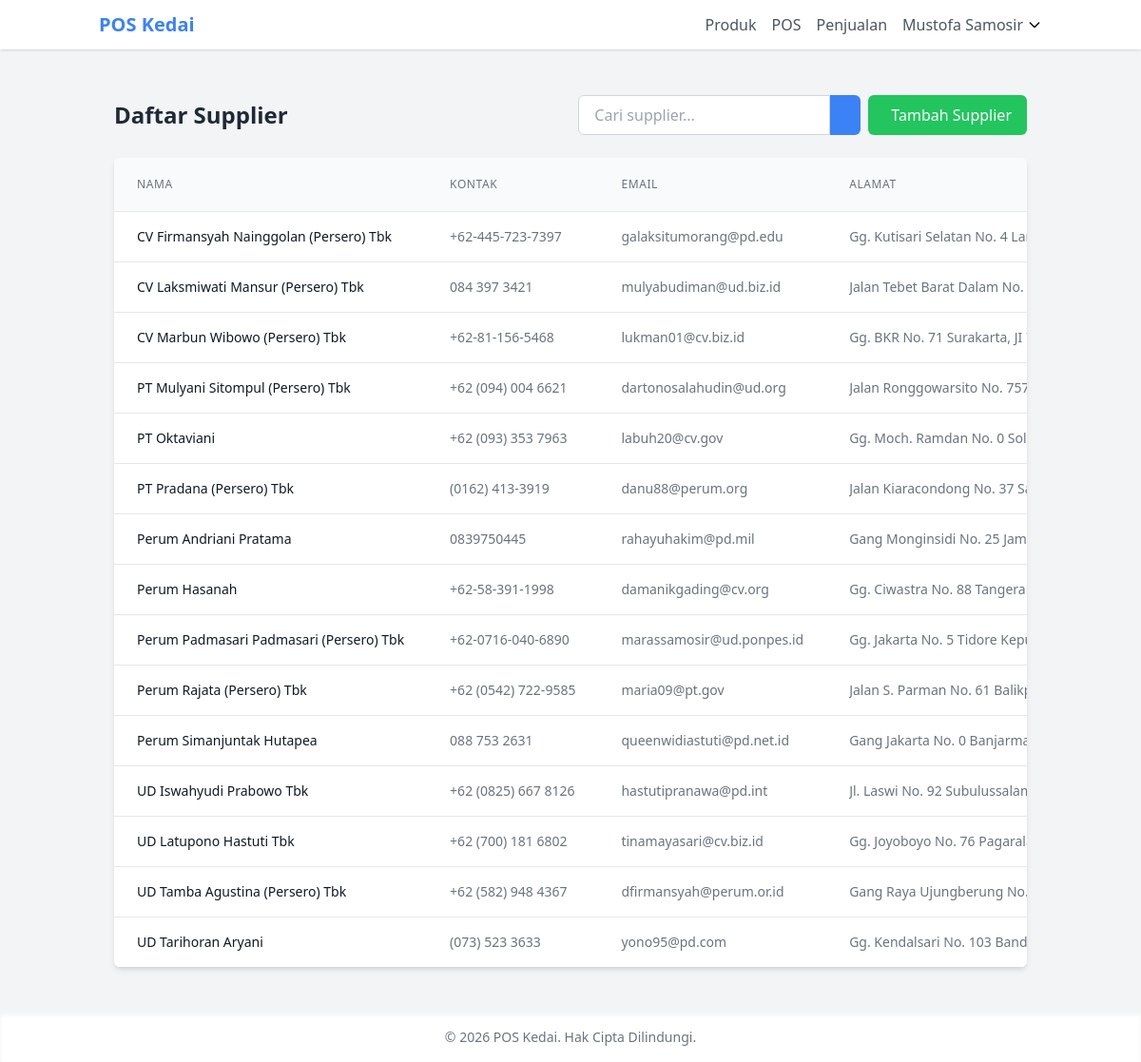
Screenshot of /inventory/suppliers/ (signed in) with the database file from the repository.
### core/models.py (models this page shows, shortened)
class User(AbstractUser):
    class Role(models.TextChoices):
        ADMIN = 'ADMIN', _('Admin')
        OWNER = 'OWNER', _('Pemilik Toko')
        EMPLOYEE = 'EMPLOYEE', _('Karyawan')
    username = None
    email = models.EmailField(_('alamat email'), unique=True)
    role = models.CharField(
        max_length=10,
        choices=Role.choices,
        default=Role.EMPLOYEE,
        verbose_name=_('peran')
    )
    phone_number = models.CharField(_('nomor telepon'), max_length=15, blank=True)
    address = models.TextField(_('alamat'), blank=True)
    profile_picture = models.ImageField(
        upload_to='profile_pictures/',
        blank=True,
        null=True,
        verbose_name=_('foto profil')
    )
    date_joined = models.DateTimeField(_('tanggal bergabung'), auto_now_add=True)
    last_login = models.DateTimeField(_('terakhir login'), auto_now=True)
    is_active = models.BooleanField(_('aktif'), default=True)
    objects = UserManager()
    USERNAME_FIELD = 'email'
    REQUIRED_FIELDS = []
    class Meta:
        verbose_name = _('pengguna')
        verbose_name_plural = _('pengguna')
    @property
    def is_admin(self):
        return self.role == self.Role.ADMIN
    @property
    def is_owner(self):
        return self.role == self.Role.OWNER

### inventory/models.py (models this page shows, shortened)
class Supplier(models.Model):
    name = models.CharField(_('nama supplier'), max_length=255)
    contact_person = models.CharField(_('kontak person'), max_length=255, blank=True)
    phone = models.CharField(_('telepon'), max_length=20)
    email = models.EmailField(_('email'), blank=True)
    address = models.TextField(_('alamat'))
    created_at = models.DateTimeField(_('dibuat pada'), auto_now_add=True)
    updated_at = models.DateTimeField(_('diperbarui pada'), auto_now=True)
    class Meta:
        verbose_name = _('supplier')
        verbose_name_plural = _('supplier')
        ordering = ['name']

### inventory/views.py (the view)
# urls.py: path('suppliers/', views.supplier_list, name='supplier_list'),
@login_required
def supplier_list(request):
    suppliers = Supplier.objects.all()
    return render(request, 'inventory/supplier_list.html', {'suppliers': suppliers})

### templates/inventory/supplier_list.html (shortened to what this page needs)
{% extends 'base/base.html' %}
{% block content %}
<div class="container mx-auto px-4 py-6">
    <div class="flex flex-col md:flex-row justify-between items-start md:items-center mb-6">
        <h1 class="text-2xl font-bold text-gray-800 mb-4 md:mb-0">Daftar Supplier</h1>
        <div class="flex flex-col md:flex-row space-y-2 md:space-y-0 md:space-x-2 w-full md:w-auto">
            <form method="get" class="flex w-full md:w-auto">
                <input type="text" name="q" value="{{ request.GET.q }}" placeholder="Cari supplier..."
                       class="border border-gray-300 rounded-l-md px-4 py-2 focus:outline-none focus:ring-2 focus:ring-blue-500 focus:border-transparent w-full">
                <button type="submit" class="bg-blue-500 text-white px-4 py-2 rounded-r-md hover:bg-blue-600">
                </button>
            </form>
            <a href="{% url 'inventory:supplier_add' %}" class="bg-green-500 hover:bg-green-600 text-white py-2 px-4 rounded-md inline-flex items-center justify-center">
                 Tambah Supplier
            </a>
        </div>
    </div>
    <div class="bg-white shadow-md rounded-md overflow-hidden">
        {% if suppliers %}
        <div class="overflow-x-auto">
            <table class="min-w-full divide-y divide-gray-200">
                <thead>
                    <tr>
                        <th class="px-6 py-3 bg-gray-50 text-left text-xs font-medium text-gray-500 uppercase tracking-wider">Nama</th>
                        <th class="px-6 py-3 bg-gray-50 text-left text-xs font-medium text-gray-500 uppercase tracking-wider">Kontak</th>
                        <th class="px-6 py-3 bg-gray-50 text-left text-xs font-medium text-gray-500 uppercase tracking-wider">Email</th>
                        <th class="px-6 py-3 bg-gray-50 text-left text-xs font-medium text-gray-500 uppercase tracking-wider">Alamat</th>
                    </tr>
                </thead>
                <tbody class="bg-white divide-y divide-gray-200">
                    {% for supplier in suppliers %}
                    <tr>
                        <td class="px-6 py-4 whitespace-nowrap">
                            <div class="text-sm font-medium text-gray-900">{{ supplier.name }}</div>
                        </td>
                        <td class="px-6 py-4 whitespace-nowrap">
                            <div class="text-sm text-gray-500">{{ supplier.phone }}</div>
                        </td>
                        <td class="px-6 py-4 whitespace-nowrap">
                            <div class="text-sm text-gray-500">{{ supplier.email|default:"-" }}</div>
                        </td>
                        <td class="px-6 py-4">
                            <div class="text-sm text-gray-500 truncate max-w-xs">{{ supplier.address|default:"-" }}</div>
                        </td>
                    </tr>
                    {% endfor %}
                </tbody>
            </table>
        </div>
        {% endif %}
    </div>
</div>
{% endblock %}

### templates/base/base.html (shortened to what this page needs)
<!DOCTYPE html>
<html lang="id">
<head>
    <script src="https://cdn.tailwindcss.com"></script>
</head>
<body class="bg-gray-100 min-h-screen flex flex-col">
    <header class="bg-white shadow">
        <nav class="container mx-auto px-4 py-3 flex justify-between items-center">
            <div class="flex items-center space-x-4">
                <a href="{% url 'dashboard' %}" class="text-xl font-bold text-primary">POS Kedai</a>
            </div>
            <div class="hidden md:flex items-center space-x-4">
                {% if user.is_authenticated %}
                    <a href="{% url 'inventory:product_list' %}" class="text-gray-600 hover:text-primary">Produk</a>
                    <a href="{% url 'inventory:pos' %}" class="text-gray-600 hover:text-primary">POS</a>
                    <a href="{% url 'inventory:sale_list' %}" class="text-gray-600 hover:text-primary">Penjualan</a>
                    <div class="relative" x-data="{ open: false }">
                        <button @click="open = !open" class="flex items-center space-x-1 focus:outline-none">
                            <span class="text-gray-600">{{ user.get_full_name|default:user.email }}</span>
                            <svg class="w-4 h-4" fill="none" stroke="currentColor" viewBox="0 0 24 24" xmlns="http://www.w3.org/2000/svg">
                                <path stroke-linecap="round" stroke-linejoin="round" stroke-width="2" d="M19 9l-7 7-7-7"></path>
                            </svg>
                        </button>
                    </div>
                {% else %}
                    <a href="{% url 'login' %}" class="text-gray-600 hover:text-primary">Login</a>
                {% endif %}
            </div>
        </nav>
    </header>
    <main class="flex-grow container mx-auto px-4 py-6">
        {% block content %}{% endblock %}
    </main>
    <footer class="bg-white shadow-inner py-4">
        <div class="container mx-auto px-4 text-center text-gray-500 text-sm">
            &copy; {% now "Y" %} POS Kedai. Hak Cipta Dilindungi.
        </div>
    </footer>
</body>
</html>

### rows the page displays
User: get_full_name "Mustofa Samosir"
Supplier: name "CV Firmansyah Nainggolan (Persero) Tbk", phone "+62-445-723-7397", email "galaksitumorang@pd.edu", address "Gg. Kutisari Selatan No. 4…"
Supplier: name "CV Laksmiwati Mansur (Persero) Tbk", phone "084 397 3421", email "mulyabudiman@ud.biz.id", address "Jalan Tebet Barat Dalam No. 804 Denpasar, DI…"
Supplier: name "CV Marbun Wibowo (Persero) Tbk", phone "+62-81-156-5468", email "lukman01@cv.biz.id", address "Gg. BKR No. 71 Surakarta, JI…"
Supplier: name "PT Mulyani Sitompul (Persero) Tbk", phone "+62 (094) 004 6621", email "dartonosalahudin@ud.org", address "Jalan Ronggowarsito No. 757 Padang Sidempu…"
Supplier: name "PT Oktaviani", phone "+62 (093) 353 7963", email "labuh20@cv.gov", address "Gg. Moch. Ramdan No. 0…"
Supplier: name "PT Pradana (Persero) Tbk", phone "(0162) 413-3919", email "danu88@perum.org", address "Jalan Kiaracondong No. 37…"
Supplier: name "Perum Andriani Pratama", phone "0839750445", email "rahayuhakim@pd.mil", address "Gang Monginsidi No. 25…"
Supplier: name "Perum Hasanah", phone "+62-58-391-1998", email "damanikgading@cv.org", address "Gg. Ciwastra No. 88…"
Supplier: name "Perum Padmasari Padmasari (Persero) Tbk", phone "+62-0716-040-6890", email "marassamosir@ud.ponpes.id", address "Gg. Jakarta No. 5 Tidore…"
Supplier: name "Perum Rajata (Persero) Tbk", phone "+62 (0542) 722-9585", email "maria09@pt.gov", address "Jalan S. Parman No. 61…"
Supplier: name "Perum Simanjuntak Hutapea", phone "088 753 2631", email "queenwidiastuti@pd.net.id", address "Gang Jakarta No. 0…"
Supplier: name "UD Iswahyudi Prabowo Tbk", phone "+62 (0825) 667 8126", email "hastutipranawa@pd.int", address "Jl. Laswi No. 92…"
Supplier: name "UD Latupono Hastuti Tbk", phone "+62 (700) 181 6802", email "tinamayasari@cv.biz.id", address "Gg. Joyoboyo No. 76…"
Supplier: name "UD Tamba Agustina (Persero) Tbk", phone "+62 (582) 948 4367", email "dfirmansyah@perum.or.id", address "Gang Raya Ujungberung No. 6 Singkawang, Ba…"
Supplier: name "UD Tarihoran Aryani", phone "(073) 523 3633", email "yono95@pd.com", address "Gg. Kendalsari No. 103 Banda Aceh, Sulawesi T…"
